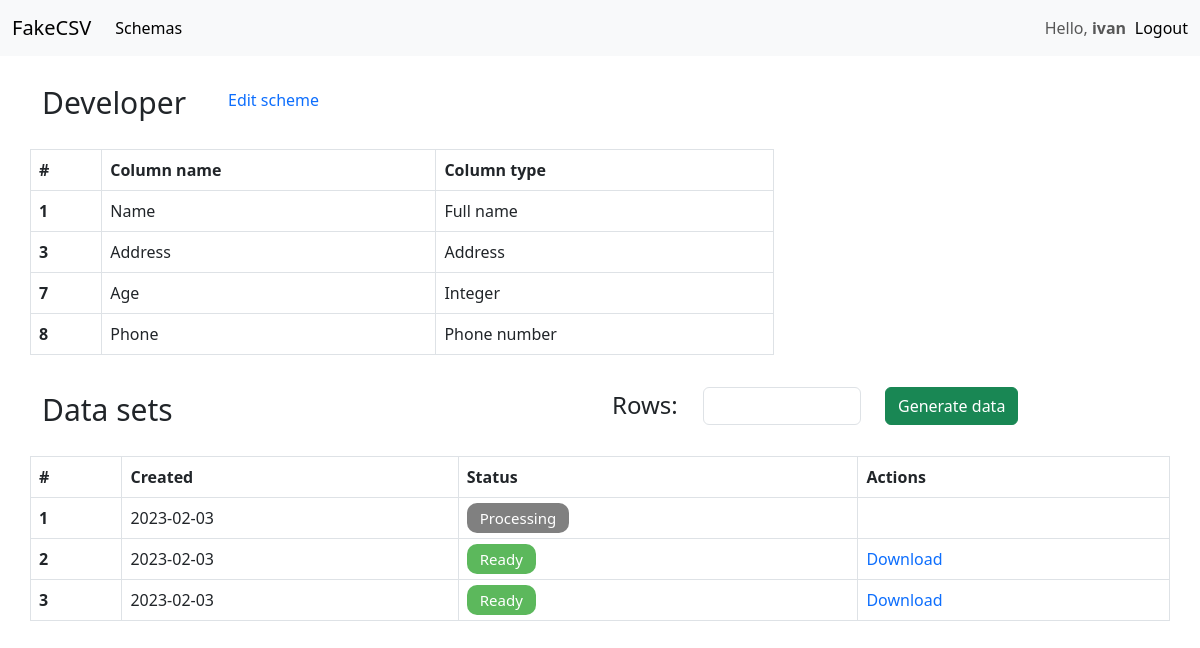
The app's page /scheme/1 (signed in) with its own data.
### user_app/models.py (models this page shows, shortened)
class Schema(models.Model):
    COLUMN_SEPARATOR = [
        (',', 'Comma'),
        (';', 'Semicolon')
    ]
    STRING_CHARACTER = [
        ('\"', 'Double-quote'),
        ('\'', 'Quote')
    ]
    user = models.ForeignKey(User, on_delete=models.CASCADE, related_name='user', null=True, verbose_name='User')
    name = models.CharField(max_length=25, verbose_name='Name')
    column_separator = models.CharField(max_length=1, choices=COLUMN_SEPARATOR, verbose_name='Column separator')
    string_character = models.CharField(max_length=1, choices=STRING_CHARACTER, verbose_name='String character')
    modified = models.DateTimeField(auto_now=True, verbose_name='Modified')
    class Meta:
        ordering = ('id', )

class Column(models.Model):
    name = models.CharField(max_length=15, verbose_name='Name')
    type = models.ForeignKey(Type, on_delete=models.CASCADE, related_name='type', verbose_name='Type')
    schema = models.ForeignKey('Schema', on_delete=models.CASCADE, verbose_name='Schema')
    from_range = models.IntegerField(null=True, blank=True, verbose_name='Range: From')
    to_range = models.IntegerField(null=True, blank=True, verbose_name='Range: To')
    order = models.IntegerField(verbose_name='Order')
    class Meta:
        ordering = ('order', )

class Type(models.Model):
    name = models.CharField(max_length=15, verbose_name='Name')
    from_range = models.BooleanField(default=False, verbose_name='View range: From')
    to_range = models.BooleanField(default=False, verbose_name='View range: To')
    class Meta:
        ordering = ('name', )
    def __str__(self):
        return self.name

class FileCSV(models.Model):
    def upload_file(instance, filename):
        _now = datetime.now()
        return f'{instance.user.username}/{_now.year}/{_now.month}/{_now.day}/{filename}'
    schema = models.ForeignKey(Schema, on_delete=models.CASCADE, verbose_name='Schema')
    status = models.BooleanField(default=False, verbose_name='Status')
    created = models.DateTimeField(auto_now_add=True, verbose_name='Created')
    file = models.FileField(upload_to=upload_file, verbose_name='File')
    class Meta:
        ordering = ('status', )

### user_app/views.py (the view, shortened to what this page needs)
# urls.py: path('scheme/<pk>', SchemeDetailView.as_view(), name='scheme'),
class SchemeDetailView(LoginRequiredMixin, DetailView):
    login_url = '/login/'
    template_name = 'schema.html'
    model = Schema
    context_object_name = 'scheme'
    queryset = Schema.objects.all()
    def get(self, request, *args, **kwargs):
        return super().get(request, *args, **kwargs)
    def get_context_data(self, **kwargs):
        context = super().get_context_data(**kwargs)
        context['columns'] = Column.objects.filter(schema=self.get_object())
        context['csv_files'] = FileCSV.objects.filter(schema=self.get_object())
        return context

### user_app/templates/schema.html (shortened to what this page needs)
{% extends "base_user_app.html" %}
{% block content %}
    <div class="container mt-3">
        <div class="row mt-4 col-lg-8">
            <p class="col-sm-3 title">
                {{ scheme.name }}
            </p>
            <div class="col-sm-3 pt-2">
            <a href="{% url 'user_app:update_schema' pk=scheme.pk %}">Edit scheme</a>
            </div>
        </div>
        <div class="row pt-2 col-lg-8">
            <table class="table table-bordered">
                <thead>
                    <tr>
                      <th scope="col-lg-2">#</th>
                      <th scope="col-lg-5">Column name</th>
                      <th scope="col-lg-5">Column type</th>
                    </tr>
                  </thead>
                  <tbody>
                    {% for column in columns %}
                    <tr>
                      <th scope="row">{{ column.id }}</th>
                      <td>{{ column.name }}</td>
                      <td>{{ column.type }}</td>
                    </tr>
                    {% endfor %}
                  </tbody>
            </table>
        </div>
        <div class="row mt-3">
            <p class="col-sm-6 title">
                Data sets
            </p>
            <form method="GET" class="row col-sm-6">
                <div class="col-sm-2">
                    <p class="fs-4">Rows:</p>
                </div>
                <div class="col-sm-4">
                    <input type="text" class="form-control" name="rows">
                </div>
                <div class="col-sm-4">
                    <button type="submit" class="btn btn-success">
                        Generate data
                    </button>
                </div>
            </form>
        </div>
        <div class="row mt-2">
            <table class="table table-bordered">
                <thead>
                    <tr>
                      <th scope="col-lg-2">#</th>
                      <th scope="col-lg-5">Created</th>
                      <th scope="col-lg-5">Status</th>
                      <th scope="col-lg-5">Actions</th>
                    </tr>
                  </thead>
                  <tbody>
                    {% for file in csv_files %}
                    <tr>
                      <th scope="row">{{ file.id }}</th>
                      <td>{{ file.created|date:'Y-m-d' }}</td>
                      <td>
                        {% if file.file %}
                        <span class="status-ready">Ready</span>
                        {% else %}
                        <span class="status-processing">Processing</span>
                        {% endif %}
                      </td>
                      <td>
                        {% if file.file %}
                        <a href='{{ file.file.url }}'>
                          Download
                        </a>
                        {% endif %}
                      </td>
                    </tr>
                    {% endfor %}
                  </tbody>
            </table>
        </div>
    </div>
{% endblock%}

### user_app/templates/base_user_app.html
{% extends 'base.html' %}
{% block main %}
    {% include 'inc/_nav.html' %}
    {% block content %}
    {% endblock %}
{% endblock %}

### templates/base.html (shortened to what this page needs)
{% load static %}
<!DOCTYPE html>
<html>
<head>
    <link rel="stylesheet" href="{% static 'css/bootstrap.min.css' %}">
    <link rel="stylesheet" href="{% static 'css/style.css' %}">
</head>
<body>
    {% block main %}
    {% endblock %}

### templates/inc/_nav.html (shortened to what this page needs)
<nav class="navbar navbar-expand-lg bg-body-tertiary">
    <div class="container-fluid">
      <a class="navbar-brand" href="#">FakeCSV</a>
      <div class="collapse navbar-collapse" id="navbarSupportedContent">
        <ul class="navbar-nav me-auto mb-2 mb-lg-0">
          <li class="nav-item">
            <a class="nav-link active" aria-current="page" href="{% url 'user_app:schemas' %}">Schemas</a>
          </li>
        </ul>
        <span class="navbar-text col-lg-1">
            Hello, <b>{{ user.username }}</b>
        </span>
        <span class="navbar-text">
            <a href="{% url 'logout' %}">Logout</a>
        </span>
      </div>
    </div>
  </nav>

### static/css/style.css (style rules this page uses)
a { text-decoration: none; }
.title { font-size: 30px; }
.status-ready { color: white; font-size: 15px; background-color: #5CB85C; border-radius: 10px; padding: 5px 13px; }
.status-processing { color: white; font-size: 15px; background-color: grey; border-radius: 10px; padding: 5px 13px; }

### records on screen
Schema: name "Developer"
Column: id "1", name "Name", type "Full name"
Column: id "3", name "Address", type "Address"
Column: id "7", name "Age", type "Integer"
Column: id "8", name "Phone", type "Phone number"
FileCSV: id "1", created "2023-02-03", file "Processing"
FileCSV: id "2", created "2023-02-03", shows "Ready"
FileCSV: id "3", created "2023-02-03", shows "Ready"

### other values on screen
{{ user.username }} "ivan"
